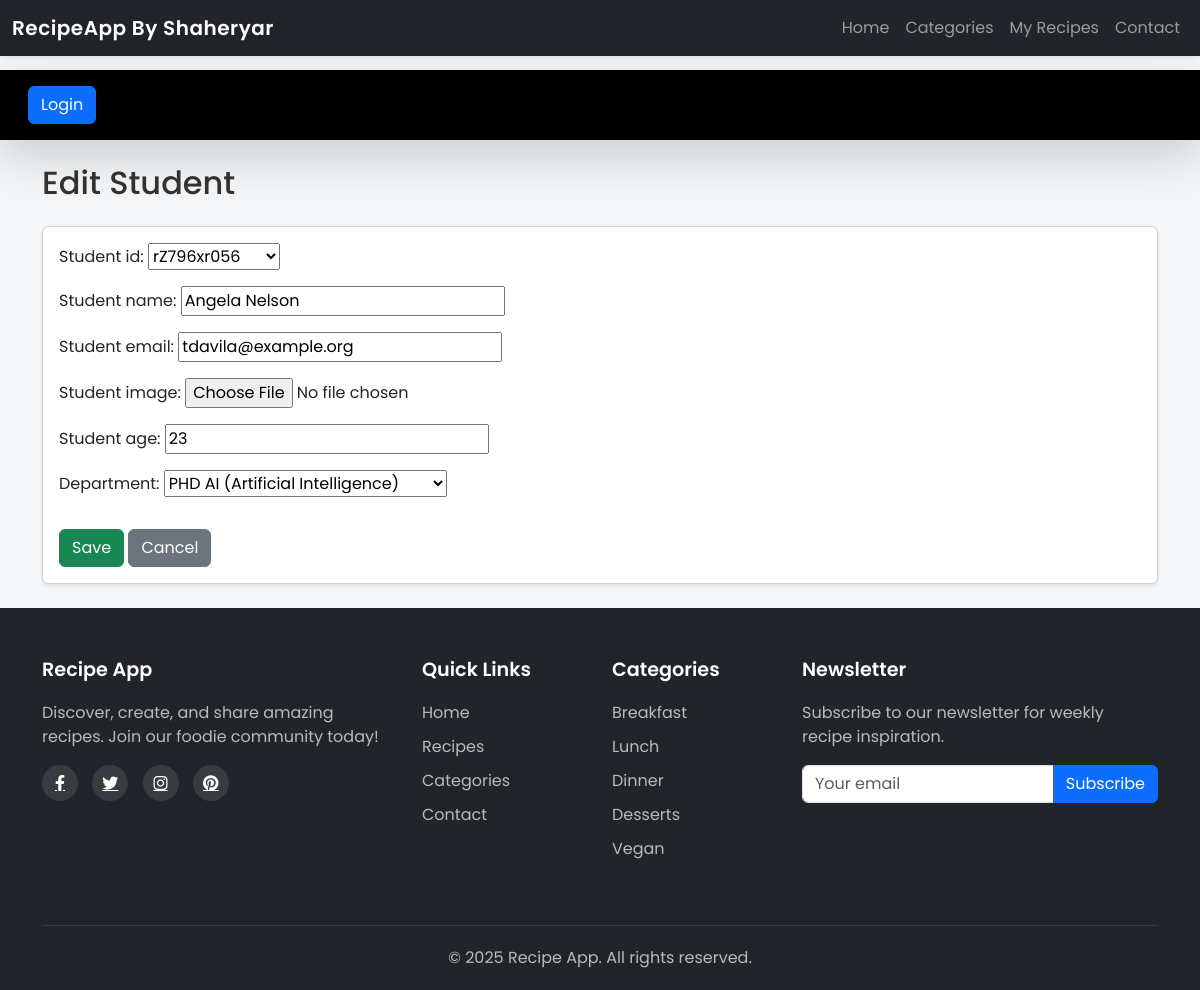
Screenshot of /recipes1/students/edit/143/ with the database file from the repository.
### vege/models.py (models this page shows, shortened)
class StudentID(models.Model):
    student_id = models.CharField(max_length=20, unique=True)
    def __str__(self):
        return self.student_id

class Student(models.Model):
    department = models.ForeignKey(Department, on_delete=models.CASCADE, related_name='students')
    student_id = models.OneToOneField(StudentID, on_delete=models.CASCADE, related_name='student_profile')
    student_name = models.CharField(max_length=100)
    student_email = models.EmailField(unique=True)
    student_phone = models.CharField(max_length=15, unique=True)
    student_address = models.TextField()
    student_age = models.PositiveIntegerField(
    validators=[MinValueValidator(18), MaxValueValidator(30)],
    null=True,       # Allows NULL in database
    blank=True,      # Allows empty in forms/admin
)
    student_image = models.ImageField(upload_to='students/', null=True, blank=True)
    class Meta:
        ordering = ['student_name']
        verbose_name = 'student'

### vege/views.py (the view)
# urls.py: path("students/edit/<int:id>/", views.student_edit, name="student_edit"),
def student_edit(request, id):
    student = get_object_or_404(Student, id=id)
    if request.method == "POST":
        form = StudentForm(request.POST, request.FILES, instance=student)
        if form.is_valid():
            form.save()
            return redirect("vege:students")
    else:
        form = StudentForm(instance=student)
    return render(request, "vege/student_form.html", {"form": form, "title": "Edit Student"})

### vege/forms.py
class StudentForm(forms.ModelForm):
    class Meta:
        model = Student
        fields = ["student_id", "student_name", "student_email", "student_image", "student_age", "department"]

### vege/models.py (called while the page is built)
    def __str__(self):
        return self.department

### vege/templates/vege/student_form.html (shortened to what this page needs)
{% extends "vege/base.html" %}
{% block content %}
<h2 class="mb-4">{{ title }}</h2>
<form method="post" enctype="multipart/form-data" class="card p-3 shadow-sm">
  {{ form.as_p }}
  <div class="mt-3">
    <button type="submit" class="btn btn-success">Save</button>
    <a href="{% url 'vege:students' %}" class="btn btn-secondary">Cancel</a>
  </div>
</form>
{% endblock %}

### vege/templates/vege/base.html (style rules this page uses)
body { font-family: "Poppins", sans-serif; padding-top: 70px; background-color: #f4f6f8; color: #333; display: flex; flex-direction: column; min-height: 100vh; }

### rows the page displays
StudentID: student_id "rZ796xr056"
Student: student_name "Angela Nelson", student_email "tdavila@example.org", student_age "23", department "PHD AI (Artificial Intelligence)"

### other values shown
{{ title }} "Edit Student"
